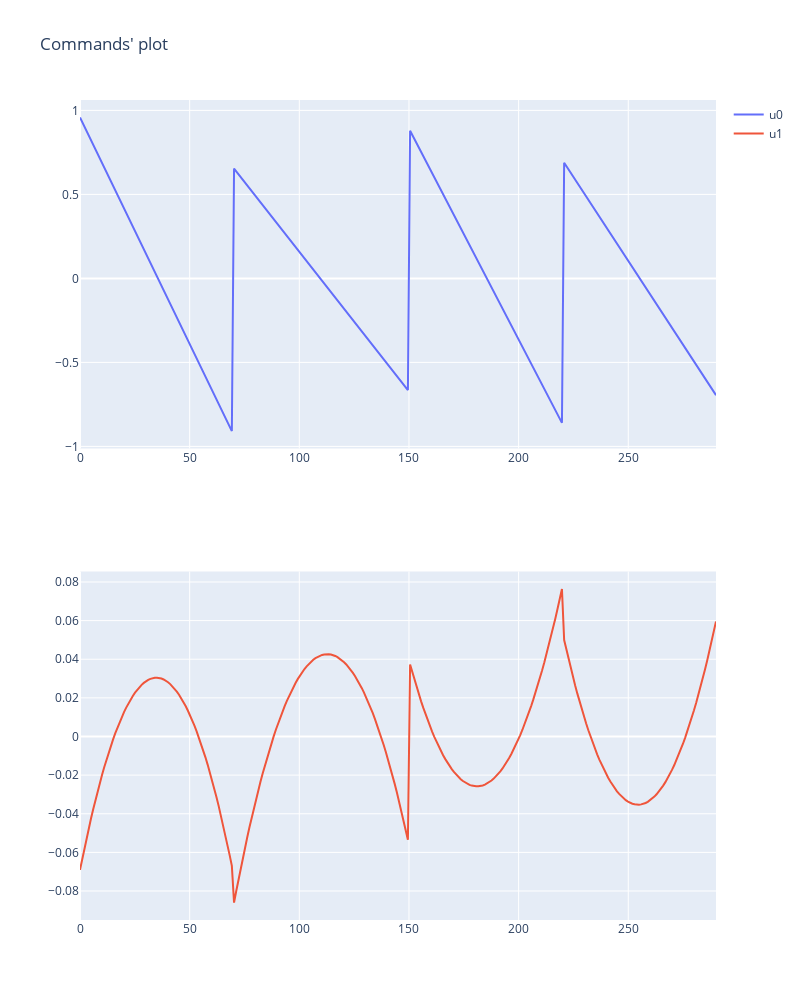

This figure's notebook cell:
### Markdown cell above
## Commands plot

### Code cell
import plotly.graph_objs as go
from plotly.subplots import make_subplots
import numpy as np


x= np.linspace(0, len(rrt.commands),len(rrt.commands))


y0 = [x[0][0] for x in rrt.commands]
y1 = [x[1][0] for x in rrt.commands]

# Create a subplot with 2 rows and 1 column
fig = make_subplots(rows=2, cols=1)

# Add each plot to the subplot
fig.add_trace(go.Scatter(x=x, y=y0, name='u0'), row=1, col=1)
fig.add_trace(go.Scatter(x=x, y=y1, name='u1'), row=2, col=1)
#fig.add_trace(go.Scatter(x=x, y=y3, name='Tan(x)'), row=3, col=1)
#fig.add_trace(go.Scatter(x=x, y=y4, name='x^2)'), row=4, col=1)
#fig.add_trace(go.Scatter(x=x, y=y5, name='Sqrt(x)'), row=5, col=1)

# Update subplot layout
fig.update_layout(height=1000, width=800, title_text="Commands' plot")

# Display the subplot
fig.show()

### Figure 1 — Plotly figure (JSON) as saved in the notebook; plotly's stock layout.template omitted (floating-point values rounded to 4 significant figures; data arrays with more than 128 entries replaced by an {"elided": "..."} marker saying what was removed)
{"data": [{"name": "u0", "type": "scatter", "x": {"elided": "290 float values"}, "xaxis": "x", "y": {"elided": "290 float values"}, "yaxis": "y"}, {"name": "u1", "type": "scatter", "x": {"elided": "290 float values"}, "xaxis": "x2", "y": {"elided": "290 float values"}, "yaxis": "y2"}], "layout": {"height": 1000, "title": {"text": "Commands' plot"}, "width": 800, "xaxis": {"anchor": "y", "domain": [0, 1]}, "xaxis2": {"anchor": "y2", "domain": [0, 1]}, "yaxis": {"anchor": "x", "domain": [0.575, 1]}, "yaxis2": {"anchor": "x2", "domain": [0, 0.425]}}}
